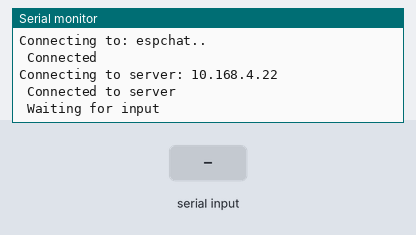
The sketch below on a simulated ESP8266 (NodeMCU). Shown: the last lines printed to the serial monitor. The inputs (shaded band) are chosen by the test bench. WiFi joins after 1.5 s; servers stay silent unless stated.

Above: at 3.4 s.
3.5 s: "1" received over Serial
At 5.3 s:
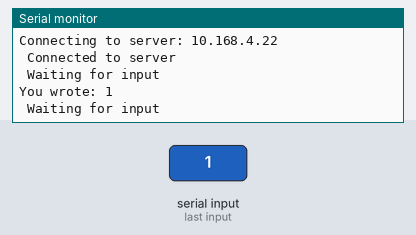
6.0 s: "0" received over Serial
At 7.4 s:
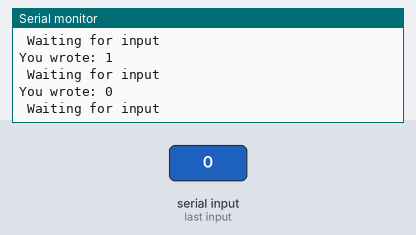
7.5 s: "2" received over Serial
At 9.5 s:
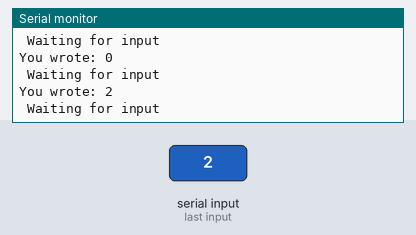

The sketch:

ComTwoClient.ino
```cpp
#include <ESP8266WiFi.h>

char ssid[] = "espchat";
char password[] = "123456789";

WiFiClient ComTwo;
IPAddress ofOneIP(10, 168, 4, 22);

void setup() {

  Serial.begin(115200);
  Serial.print("Connecting to: ");
  Serial.print(ssid);

  WiFi.begin(ssid, password); //Connect to Wifi

  while (WiFi.status() != WL_CONNECTED) //Check if connected
  {
    Serial.print(".");
    delay(1000);
  }

  Serial.println("\n Connected");

  Serial.print("Connecting to server: ");
  Serial.print(ofOneIP);
  while (!ComTwo.connect(ofOneIP, 20)) //Connect to server
  {
    Serial.print(".");
    delay(1000);
  }
  Serial.println("\n Connected to server");
  Serial.println("\n Waiting for input");

}

void loop() {

  if  (Serial. available() != 0) //Read from Serial, send to client on Server
  {
    String cliput = Serial.readString();
    Serial.print("You wrote: ");
    Serial.print(cliput);
    ComTwo.print(cliput);
    Serial.println("\n Waiting for input");
  }

  if (ComTwo. available() > 0) //Check for incoming messages
  {
    Serial.print("Message: ");
    while  (ComTwo. available() > 0)
    {
      char msg = ComTwo.read();
      Serial.print(msg);
    }
    ComTwo.flush(); //Flush to make sure nothing is left
    Serial.println("\n Waiting for input");
  }

  if (!ComTwo.connected())                          //Client may get dissconnected after readingm check and connect again if necessary
  {
    ComTwo.connect(ofOneIP, 20);
  }

}
```

Measured:
- after the input at 3.5 s, the serial monitor: prints a new line after 1.0 s (image 1)
- after the input at 6.0 s, the serial monitor: prints a new line after 1.0 s (image 2)
- after the input at 7.5 s, the serial monitor: prints a new line after 1.0 s (image 3)
